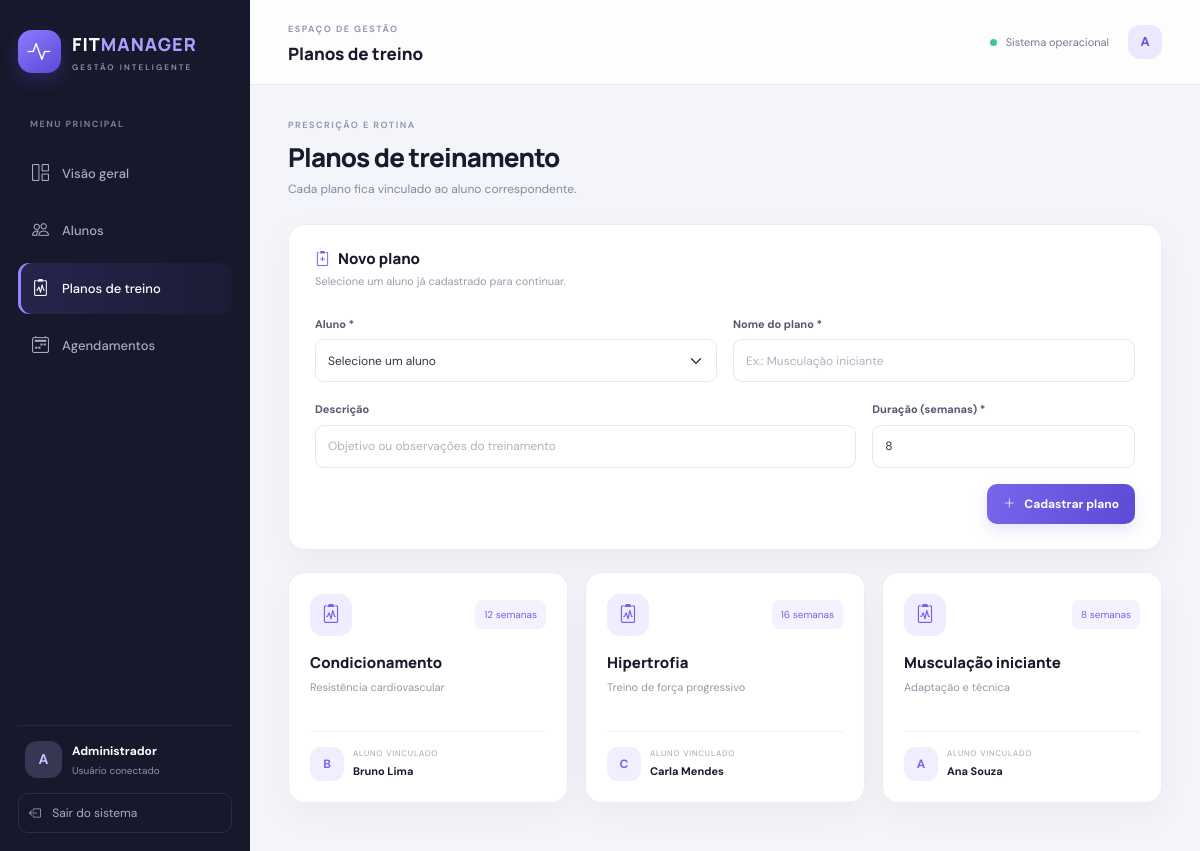
The page /planos (signed in) on the database its author committed.
### tables this page shows
CREATE TABLE planos (
        id INTEGER PRIMARY KEY AUTOINCREMENT,
        nome TEXT NOT NULL,
        descricao TEXT,
        duracao_semanas INTEGER NOT NULL CHECK(duracao_semanas > 0),
        aluno_id INTEGER NOT NULL,
        FOREIGN KEY(aluno_id) REFERENCES alunos(id) ON UPDATE CASCADE ON DELETE RESTRICT
    );

CREATE TABLE alunos (
        id INTEGER PRIMARY KEY AUTOINCREMENT,
        nome TEXT NOT NULL,
        email TEXT UNIQUE,
        telefone TEXT,
        cpf_criptografado TEXT NOT NULL,
        criado_em TEXT NOT NULL
    );

### app.py (the view, shortened to what this page needs)
@app.route("/planos", methods=["GET", "POST"])
@login_required
def planos():
    db = get_db()
    lista = db.execute("""SELECT p.*, a.nome AS aluno_nome FROM planos p
                          JOIN alunos a ON a.id=p.aluno_id ORDER BY p.nome""").fetchall()
    alunos_lista = db.execute("SELECT id,nome FROM alunos ORDER BY nome").fetchall()
    db.close()
    return render_template("planos.html", planos=lista, alunos=alunos_lista)

### app.py (called while the page is built)
def login_required(view):
    @wraps(view)
    def wrapped(*args, **kwargs):
        if not session.get("user_id"):
            flash("Faça login para acessar o sistema.", "warning")
            return redirect(url_for("login"))
        return view(*args, **kwargs)
    return wrapped

@app.before_request
def enforce_session_expiration():
    if session.get("user_id"):
        now = datetime.utcnow().timestamp()
        last = session.get("last_activity", now)
        if now - last > app.config["PERMANENT_SESSION_LIFETIME"].total_seconds():
            session.clear()
            flash("Sua sessão expirou. Entre novamente.", "warning")
            if request.endpoint != "login":
                return redirect(url_for("login"))
        else:
            session["last_activity"] = now

### database.py (called while the page is built)
def get_db():
    db = sqlite3.connect(DB_PATH)
    db.row_factory = sqlite3.Row
    db.execute("PRAGMA foreign_keys = ON")
    return db

### templates/planos.html (shortened to what this page needs)
{% extends "base.html" %}{% block title %}Planos de treino{% endblock %}{% block page_heading %}Planos de treino{% endblock %}
{% block content %}<div class="section-intro"><div><div class="eyebrow">PRESCRIÇÃO E ROTINA</div><h1 class="page-title">Planos de treinamento</h1><p class="page-subtitle">Cada plano fica vinculado ao aluno correspondente.</p></div></div>
<div class="panel form-panel"><div class="panel-heading"><div><h2><i class="bi bi-clipboard2-plus me-2"></i>Novo plano</h2><p>Selecione um aluno já cadastrado para continuar.</p></div></div>
{% if alunos %}<form method="post" class="row g-3"><input type="hidden" name="csrf_token" value="{{ csrf_token() }}">
<div class="col-md-6"><label class="form-label" for="aluno_id">Aluno *</label><select class="form-select" name="aluno_id" id="aluno_id" required><option value="">Selecione um aluno</option></select></div>
<div class="col-md-6"><label class="form-label" for="nome">Nome do plano *</label><input class="form-control" id="nome" name="nome" required maxlength="100" placeholder="Ex.: Musculação iniciante"></div>
<div class="col-md-8"><label class="form-label" for="descricao">Descrição</label><input class="form-control" id="descricao" name="descricao" maxlength="500" placeholder="Objetivo ou observações do treinamento"></div>
<div class="col-md-4"><label class="form-label" for="duracao_semanas">Duração (semanas) *</label><input class="form-control" type="number" id="duracao_semanas" name="duracao_semanas" min="1" max="520" required value="8"></div>
<div class="col-12 d-flex justify-content-end"><button class="btn-primary-custom compact" type="submit"><i class="bi bi-plus-lg"></i> Cadastrar plano</button></div></form>{% else %}<div class="empty-state"><i class="bi bi-people"></i><strong>Cadastre um aluno primeiro</strong><span>É necessário ter um aluno para associar um plano.</span><a class="btn-primary-custom compact mt-3" href="{{ url_for('alunos') }}">Ir para alunos</a></div>{% endif %}</div>
<div class="plan-grid">{% for plano in planos %}<article class="plan-card"><div class="plan-card-top"><span class="plan-symbol"><i class="bi bi-clipboard2-pulse"></i></span><span class="plan-duration">{{ plano.duracao_semanas }} semanas</span></div><h3>{{ plano.nome }}</h3><p>{{ plano.descricao or 'Sem descrição adicional.' }}</p><div class="plan-owner"><span class="mini-avatar">{{ plano.aluno_nome[0]|upper }}</span><span><small>ALUNO VINCULADO</small><strong>{{ plano.aluno_nome }}</strong></span></div></article>{% else %}<div class="panel empty-state"><i class="bi bi-clipboard2"></i><strong>Nenhum plano cadastrado</strong><span>Use o formulário para criar o primeiro plano.</span></div>{% endfor %}</div>{% endblock %}

### templates/base.html (shortened to what this page needs)
<!doctype html>
<html lang="pt-BR">
<head>
  <link href="https://cdn.jsdelivr.net/npm/bootstrap@5.3.3/dist/css/bootstrap.min.css" rel="stylesheet">
  <link href="https://cdn.jsdelivr.net/npm/bootstrap-icons@1.11.3/font/bootstrap-icons.min.css" rel="stylesheet">
  <link href="{{ url_for('static', filename='style.css') }}" rel="stylesheet">
</head>
<body>
{% if session.get('user_id') %}
<div class="app-shell">
  <aside class="sidebar">
    <a class="brand" href="{{ url_for('dashboard') }}"><span class="brand-icon"><i class="bi bi-activity"></i></span><span>FIT<span class="brand-light">MANAGER</span><small>GESTÃO INTELIGENTE</small></span></a>
    <div class="nav-label">MENU PRINCIPAL</div>
    <a class="nav-link-custom {% if request.endpoint == 'dashboard' %}active{% endif %}" href="{{ url_for('dashboard') }}"><i class="bi bi-grid-1x2"></i> Visão geral</a>
    <a class="nav-link-custom {% if request.endpoint in ['alunos','editar_aluno'] %}active{% endif %}" href="{{ url_for('alunos') }}"><i class="bi bi-people"></i> Alunos</a>
    <a class="nav-link-custom {% if request.endpoint == 'planos' %}active{% endif %}" href="{{ url_for('planos') }}"><i class="bi bi-clipboard2-pulse"></i> Planos de treino</a>
    <a class="nav-link-custom {% if request.endpoint in ['agendamentos','editar_agendamento'] %}active{% endif %}" href="{{ url_for('agendamentos') }}"><i class="bi bi-calendar2-week"></i> Agendamentos</a>
    <div class="sidebar-bottom"><div class="profile-chip"><span class="avatar">{{ session.get('user_name','U')[0]|upper }}</span><span><strong>{{ session.get('user_name') }}</strong><small>Usuário conectado</small></span></div>
      <form action="{{ url_for('logout') }}" method="post"><input type="hidden" name="csrf_token" value="{{ csrf_token() }}"><button class="logout-btn" type="submit"><i class="bi bi-box-arrow-left"></i> Sair do sistema</button></form>
    </div>
  </aside>
  <main class="main-content">
    <header class="topbar"><div><span class="eyebrow">ESPAÇO DE GESTÃO</span><div class="topbar-title">{% block page_heading %}Painel{% endblock %}</div></div><div class="topbar-right"><span class="status-dot"></span><span>Sistema operacional</span><span class="top-avatar">{{ session.get('user_name','U')[0]|upper }}</span></div></header>
    <section class="page-content">
      {% block content %}{% endblock %}
    </section>
  </main>
</div>
{% endif %}
</body></html>

### rows shown on the page
planos: duracao_semanas "12", nome "Condicionamento", descricao "Resistência cardiovascular", nome "B", aluno_nome "Bruno Lima"
planos: duracao_semanas "16", nome "Hipertrofia", descricao "Treino de força progressivo", nome "C", aluno_nome "Carla Mendes"
planos: duracao_semanas "8", nome "Musculação iniciante", descricao "Adaptação e técnica", nome "A", aluno_nome "Ana Souza"

### other values the page prints
{{ session.get('user_name','U')[0]|upper }} "A"
{{ session.get('user_name') }} "Administrador"
